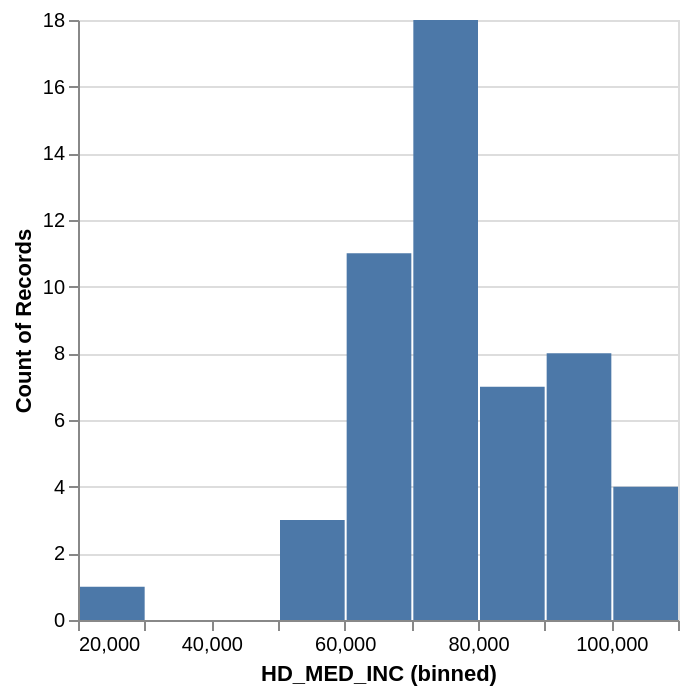

Source (notebook cell):
### Code cell
#Histogram for median income
alt.Chart(income_df).mark_bar().encode(x=alt.X('HD_MED_INC',bin=True), y='count()')

### Figure 1 — Vega-Lite specification as saved in the notebook (floating-point values rounded to 4 significant figures)
{"config": {"view": {"continuousWidth": 300, "continuousHeight": 300}}, "data": {"name": "data-5a907dbc5f21e30b08f55a48eb0fde3b"}, "mark": {"type": "bar"}, "encoding": {"x": {"bin": true, "field": "HD_MED_INC", "type": "quantitative"}, "y": {"aggregate": "count", "type": "quantitative"}}, "$schema": "https://vega.github.io/schema/vega-lite/v5.20.1.json", "datasets": {"data-5a907dbc5f21e30b08f55a48eb0fde3b": [{"State_Abbrev": "AL", "HD_MED_INC": 62027}, {"State_Abbrev": "AK", "HD_MED_INC": 89336}, {"State_Abbrev": "AZ", "HD_MED_INC": 76872}, {"State_Abbrev": "AR", "HD_MED_INC": 58773}, {"State_Abbrev": "CA", "HD_MED_INC": 96334}, {"State_Abbrev": "CO", "HD_MED_INC": 92470}, {"State_Abbrev": "CT", "HD_MED_INC": 93760}, {"State_Abbrev": "DE", "HD_MED_INC": 82855}, {"State_Abbrev": "DC", "HD_MED_INC": 106287}, {"State_Abbrev": "FL", "HD_MED_INC": 71711}, {"State_Abbrev": "GA", "HD_MED_INC": 74664}, {"State_Abbrev": "HI", "HD_MED_INC": 98317}, {"State_Abbrev": "ID", "HD_MED_INC": 74636}, {"State_Abbrev": "IL", "HD_MED_INC": 81702}, {"State_Abbrev": "IN", "HD_MED_INC": 70051}, {"State_Abbrev": "IA", "HD_MED_INC": 73147}, {"State_Abbrev": "KS", "HD_MED_INC": 72639}, {"State_Abbrev": "KY", "HD_MED_INC": 62417}, {"State_Abbrev": "LA", "HD_MED_INC": 60023}, {"State_Abbrev": "ME", "HD_MED_INC": 71773}, {"State_Abbrev": "MD", "HD_MED_INC": 101652}, {"State_Abbrev": "MA", "HD_MED_INC": 101341}, {"State_Abbrev": "MI", "HD_MED_INC": 71149}, {"State_Abbrev": "MN", "HD_MED_INC": 87556}, {"State_Abbrev": "MS", "HD_MED_INC": 54915}, {"State_Abbrev": "MO", "HD_MED_INC": 68920}, {"State_Abbrev": "MT", "HD_MED_INC": 69922}, {"State_Abbrev": "NE", "HD_MED_INC": 74985}, {"State_Abbrev": "NV", "HD_MED_INC": 75561}, {"State_Abbrev": "NH", "HD_MED_INC": 95628}, {"State_Abbrev": "NJ", "HD_MED_INC": 101050}, {"State_Abbrev": "NM", "HD_MED_INC": 62125}, {"State_Abbrev": "NY", "HD_MED_INC": 84578}, {"State_Abbrev": "NC", "HD_MED_INC": 69904}, {"State_Abbrev": "ND", "HD_MED_INC": 75949}, {"State_Abbrev": "OH", "HD_MED_INC": 69680}, {"State_Abbrev": "OK", "HD_MED_INC": 63603}, {"State_Abbrev": "OR", "HD_MED_INC": 80426}, {"State_Abbrev": "PA", "HD_MED_INC": 76081}, {"State_Abbrev": "RI", "HD_MED_INC": 86372}, {"State_Abbrev": "SC", "HD_MED_INC": 66818}, {"State_Abbrev": "SD", "HD_MED_INC": 72421}, {"State_Abbrev": "TN", "HD_MED_INC": 67097}, {"State_Abbrev": "TX", "HD_MED_INC": 76292}, {"State_Abbrev": "UT", "HD_MED_INC": 91750}, {"State_Abbrev": "VT", "HD_MED_INC": 78024}, {"State_Abbrev": "VA", "HD_MED_INC": 90974}, {"State_Abbrev": "WA", "HD_MED_INC": 94952}, {"State_Abbrev": "WV", "HD_MED_INC": 57917}, {"State_Abbrev": "WI", "HD_MED_INC": 75670}, {"State_Abbrev": "WY", "HD_MED_INC": 74815}, {"State_Abbrev": "PR", "HD_MED_INC": 25096}]}}
